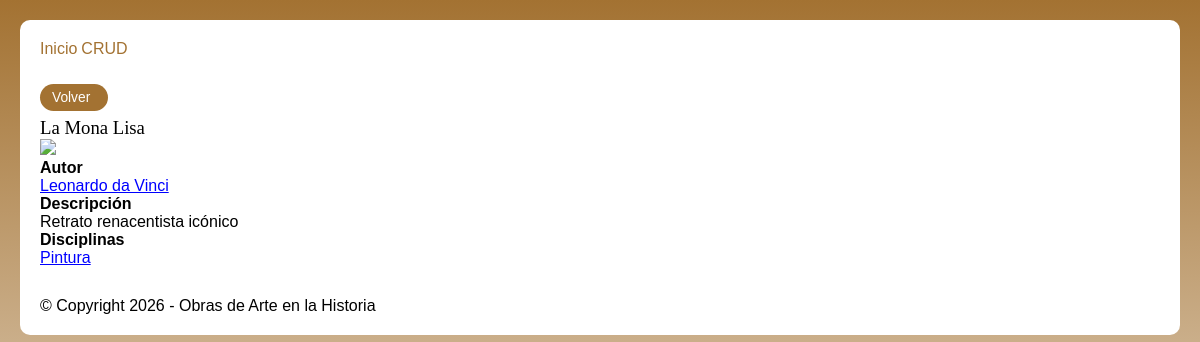
Screenshot of /infoObras.php?id=1 with the database file from the repository.
### tables this page shows
CREATE TABLE `obras` (
  `id` int NOT NULL AUTO_INCREMENT,
  `titulo` varchar(255) NOT NULL,
  `año` int DEFAULT NULL,
  `descripcion` text,
  `imagen` varchar(255) DEFAULT NULL,
  PRIMARY KEY (`id`)
);

CREATE TABLE `creadores` (
  `id` int NOT NULL AUTO_INCREMENT,
  `nombre` varchar(255) NOT NULL,
  `nacionalidad` varchar(100) DEFAULT NULL,
  `fecha_nacimiento` date DEFAULT NULL,
  `fecha_muerte` date DEFAULT NULL,
  `imagen` varchar(255) DEFAULT NULL,
  PRIMARY KEY (`id`)
);

CREATE TABLE `disciplinas` (
  `id` int NOT NULL AUTO_INCREMENT,
  `nombre` varchar(100) NOT NULL,
  `imagen` varchar(255) DEFAULT NULL,
  PRIMARY KEY (`id`)
);

### functions.php (called while the page is built, shortened)
<?
function getheader()
{
    include __DIR__ . '/inc/header.php';
}
function getfooter()
{
    include __DIR__ . '/inc/footer.php';
}
function conn()
{
    $conn = new mysqli(SERV, USER, PASS, DBNM);
    $conn->set_charset("utf8mb4");
    return $conn;
}
function consulta($sql)
{
    $conn = conn();
    $result = $conn->query($sql);
    $data = [];
    if ($result->num_rows > 0) {
        while ($row = $result->fetch_assoc()) {
            $data[] = $row;
        }
    }
    return $data;
}

### infoObras.php (the view, shortened to what this page needs)
<? require 'functions.php' ?>
<?php
$id = $_GET["id"];
$volver_crud = isset($_GET["volver"]) && $_GET["volver"] === "crud";
$volver_url = $volver_crud ? "crud/listado_crud_obras.php" : "index.php";
$volver_query = $volver_crud ? "&volver=crud" : "";
$sql = "SELECT * FROM obras WHERE id='$id'";
$obra = consulta($sql);
$sql = "SELECT creadores.id, creadores.nombre FROM creadores INNER JOIN obras_creadores ON creadores.id = obras_creadores.creador_id WHERE obras_creadores.obra_id='$id' ORDER BY creadores.nombre ASC";
$autores = consulta($sql);
$sql = "SELECT disciplinas.id, disciplinas.nombre FROM disciplinas INNER JOIN obras_disciplinas ON disciplinas.id = obras_disciplinas.disciplina_id WHERE obras_disciplinas.obra_id='$id' ORDER BY disciplinas.nombre ASC";
$disciplinas = consulta($sql);
$obra = $obra[0];
?>
<a href="<?= $volver_url ?>" class="btn">Volver</a>
<h3><?= $obra['titulo'] ?></h3>
<img src="<?= $obra['imagen'] ?>" />
<p><strong>Autor</strong></p>
<p>
    <?php foreach ($autores as $index => $autor): ?>
        <a class="enlace-autor" href="infoAutor.php?id=<?= $autor['id'] ?><?= $volver_query ?>"><?= $autor['nombre'] ?></a>
    <?php endforeach; ?>
</p>
<p><strong>Descripci&oacute;n</strong></p>
<p><?= $obra['descripcion'] ?></p>
<p><strong>Disciplinas</strong></p>
<p>
    <?php foreach ($disciplinas as $index => $disciplina): ?>
        <a class="enlace-autor" href="infoDisciplina.php?id=<?= $disciplina['id'] ?><?= $volver_query ?>"><?= $disciplina['nombre'] ?></a>
    <?php endforeach; ?>
</p>

### assets/css/style.css (style rules this page uses)
* { margin: 0; padding: 0; }
:root { --c1: var(--color-main); --cl: var(--color-light); --cd: var(--color-dark); --color-main: rgb(163, 114, 50); --color-secundary: rgb(173, 83, 50); --color-light: white; --color-dark: black; --ff: sans-serif; --ff2: monospace; --mxw: 1160px; }
*, *::before, *::after { box-sizing: border-box; }
html { font-family: sans-serif; padding: 20px; background: linear-gradient(var(--c1), var(--cl)); min-height: 100dvh; }
body { max-width: var(--mxw); margin: 0 auto; background: var(--cl); padding: 20px; border-radius: 10px; }
a { color: var(--c1); text-decoration: none; }
img { max-width: 100%; }
.enlace-autor { color: blue; text-decoration: underline; }
.btn, input[type="submit"] { background-color: var(--c1); padding: 6px 18px 6px 12px; text-align: center; display: inline-block; font-size: 0.86em; color: white; border-radius: 20px; margin: 6px 0; border: none; cursor: pointer; outline: solid 0px var(--c1); transition: .4s; }
img { opacity: 0; animation: fadeIn 1s ease forwards; animation-delay: 0.2s; }
*:not(a):not(input):not(button) { cursor: default; }
h1, h2, h3, h4, h5, h6 { font-family: "Libre Baskerville", serif !important; font-optical-sizing: auto; font-weight: 400; font-style: normal; }
h1, h2, h3, img, h1:nth-child(2n) { animation: reveal linear both; animation-timeline: view(); animation-range: entry 10% cover 35%; }

### rows the page displays
obras: titulo "La Mona Lisa", descripcion "Retrato renacentista icónico"
creadores: nombre "Leonardo da Vinci"
disciplinas: nombre "Pintura"

### other values shown
TITLE "Obras de Arte en la Historia"
